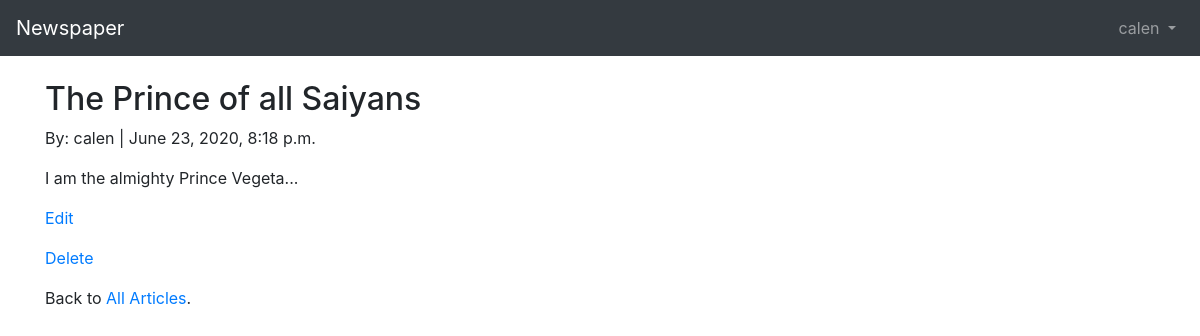
The app's page /articles/1/ (signed in), older data.
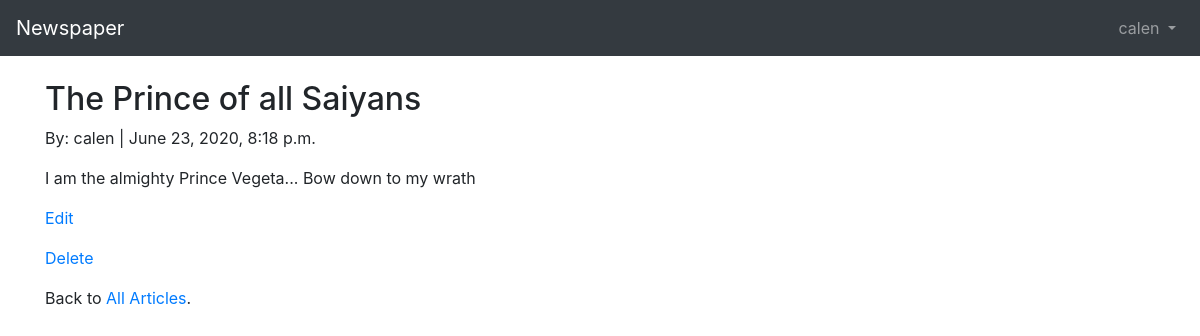
The same page, newer data.
### articles/models.py (models this page shows, shortened)
class Article(models.Model):
    title = models.CharField(max_length = 255)
    body = models.TextField()
    date = models.DateTimeField(auto_now_add=True)
    author = models.ForeignKey(get_user_model(), on_delete=models.CASCADE,)

### users/models.py (models this page shows)
class CustomUser(AbstractUser):
    age = models.PositiveIntegerField(null=True, blank=True)

### articles/views.py (the view)
# urls.py: path('<int:pk>/', ArticleDetailView.as_view(), name='article_detail'),
class ArticleDetailView(LoginRequiredMixin, DetailView):
    model = Article
    template_name = 'article_detail.html'
    login_url = 'login'

### templates/article_detail.html
{% extends 'base.html' %}
{% block content %}
<div class="article-entry">
<h2>{{ object.title }}</h2>
<p>By: {{ object.author }} | {{ object.date }}</p>
<p>{{ object.body }}</p>
</div>
    <p><a href="{% url 'article_edit' article.pk %}">Edit</a></p>
    <p><a href="{% url 'article_delete' article.pk %}">Delete</a></p>
    <p>Back to <a href="{% url 'article_list' %}">All Articles</a>.</p>
{% endblock content %}

Row changes from the older to the newer data that the page shows:
changed Article "The Prince of all Saiyans": body "I am the almighty Prince Vegeta..." → "I am the almighty Prince Vegeta... Bow down to my wrath"
